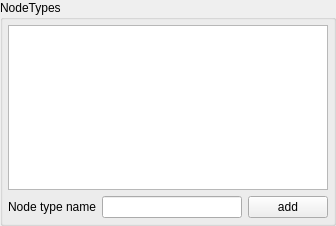
<?xml version="1.0" encoding="UTF-8"?>
<ui version="4.0">
 <class>NodeTypesPage</class>
 <widget class="QGroupBox" name="NodeTypesPage">
  <property name="geometry">
   <rect>
    <x>0</x>
    <y>0</y>
    <width>336</width>
    <height>226</height>
   </rect>
  </property>
  <property name="windowTitle">
   <string>GroupBox</string>
  </property>
  <property name="title">
   <string>NodeTypes</string>
  </property>
  <layout class="QGridLayout" name="gridLayout">
   <property name="margin">
    <number>5</number>
   </property>
   <item row="1" column="0">
    <widget class="QLabel" name="l_nodeType">
     <property name="text">
      <string>Node type name</string>
     </property>
    </widget>
   </item>
   <item row="1" column="1">
    <widget class="QLineEdit" name="le_nodeType"/>
   </item>
   <item row="1" column="2">
    <widget class="QPushButton" name="b_add">
     <property name="text">
      <string>add</string>
     </property>
    </widget>
   </item>
   <item row="0" column="0" colspan="3">
    <widget class="QListWidget" name="list_nodeTypes">
     <property name="contextMenuPolicy">
      <enum>Qt::CustomContextMenu</enum>
     </property>
     <property name="editTriggers">
      <set>QAbstractItemView::NoEditTriggers</set>
     </property>
    </widget>
   </item>
  </layout>
 </widget>
 <resources/>
 <connections/>
</ui>
